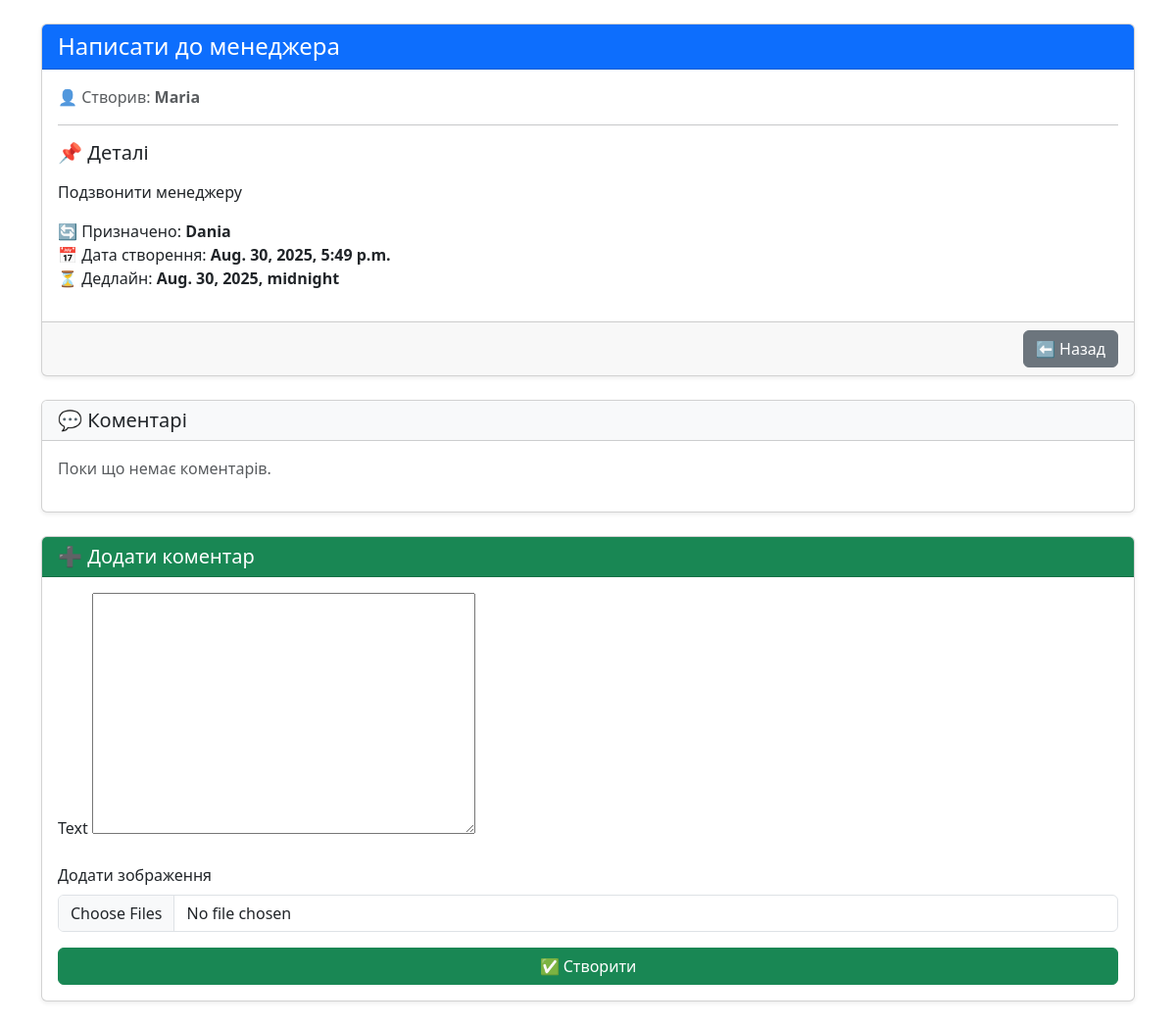
/task_details/10/, run on the app's committed database.
### todo_list_app/models.py (models this page shows, shortened)
class Task(models.Model):
    status = ForeignKey(Status, on_delete=models.CASCADE, related_name="tasks")
    created_by = ForeignKey(User, on_delete=models.CASCADE, related_name="created_tasks")
    title = CharField(max_length=100)
    description = TextField()
    assigned_to = ForeignKey(User, on_delete=models.CASCADE, related_name="assigned_tasks")
    created_at = DateTimeField(auto_now_add=True)
    deadline = DateTimeField()
    finished_at = DateTimeField()
    updated_at = DateTimeField(auto_now=True)

### todo_list_app/views.py (the view, shortened to what this page needs)
# urls.py: path('task_details/<int:pk>/', views.TaskDetails.as_view(), name = "task_info")
class TaskDetails(DetailView, FormMixin):
    model = Task
    template_name = "todo_basics/task_info.html"
    context_object_name = "task"
    form_class = ComentsForm

### todo_list_app/forms.py
class ComentsForm(forms.ModelForm):
    class Meta:
        model = Coments
        fields = ["text"]

### templates/todo_basics/task_info.html (shortened to what this page needs)
{% extends "base.html" %}
{% block content %}
<div class="container my-4">
  <div class="card shadow-sm mb-4">
    <div class="card-header bg-primary text-white">
      <h4 class="mb-0">{{ task.title }}</h4>
    </div>
    <div class="card-body">
      <p class="mb-1 text-muted">
        👤 Створив: <strong>{{ task.created_by }}</strong>
      </p>
      <hr>
      <h5 class="mb-3">📌 Деталі</h5>
      <p>{{ task.description }}</p>
      <p>
        🔄 Призначено: <strong>{{ task.assigned_to }}</strong><br>
        📅 Дата створення: <strong>{{ task.created_at }}</strong><br>
        ⏳ Дедлайн: <strong>{{ task.deadline }}</strong>
      </p>
    </div>
    <div class="card-footer text-end">
      <a class="btn btn-secondary" href="{% url 'board_info' task.status.board.pk %}">⬅ Назад</a>
    </div>
  </div>
  <div class="card shadow-sm mb-4">
    <div class="card-header bg-light">
      <h5 class="mb-0">💬 Коментарі</h5>
    </div>
    <div class="card-body">
      {% if task.coments.all %}
        {% for coment in task.coments.all %}
          <div class="mb-3 border-bottom pb-2">
            <p class="mb-1"><strong>{{ coment.text }}</strong></p>
            {% if coment.images.all %}
              <div class="d-flex flex-wrap gap-2">
                {% for image in coment.images.all %}
                  <img src="{{ image.image.url }}" alt="Comment Image"
                       class="img-thumbnail" style="max-height: 100px;">
                {% endfor %}
              </div>
            {% endif %}
          </div>
        {% endfor %}
      {% else %}
        <p class="text-muted">Поки що немає коментарів.</p>
      {% endif %}
    </div>
  </div>
  <div class="card shadow-sm">
    <div class="card-header bg-success text-white">
      <h5 class="mb-0">➕ Додати коментар</h5>
    </div>
    <div class="card-body">
      <form method="POST" enctype="multipart/form-data">
        {% for field in form %}
          <div class="mb-3">
            <label for="{{ field.id_for_label }}" class="form-label">
              {{ field.label }}
            </label>
            {{ field }}
          </div>
        {% endfor %}
        <div class="mb-3">
          <label for="id_images" class="form-label">Додати зображення</label>
          <input type="file" name="images" id="id_images" multiple accept="image/*" class="form-control">
        </div>
        <button type="submit" class="btn btn-success w-100">✅ Створити</button>
      </form>
    </div>
  </div>
</div>
{% endblock %}

### data on the page
Task: title "Написати до менеджера", created_by "Maria", description "Подзвонити менеджеру", assigned_to "Dania", created_at "Aug. 30, 2025, 5:49 p.m.", deadline "Aug. 30, 2025, midnight"

### other printed values
{{ field.label }} "Text"
